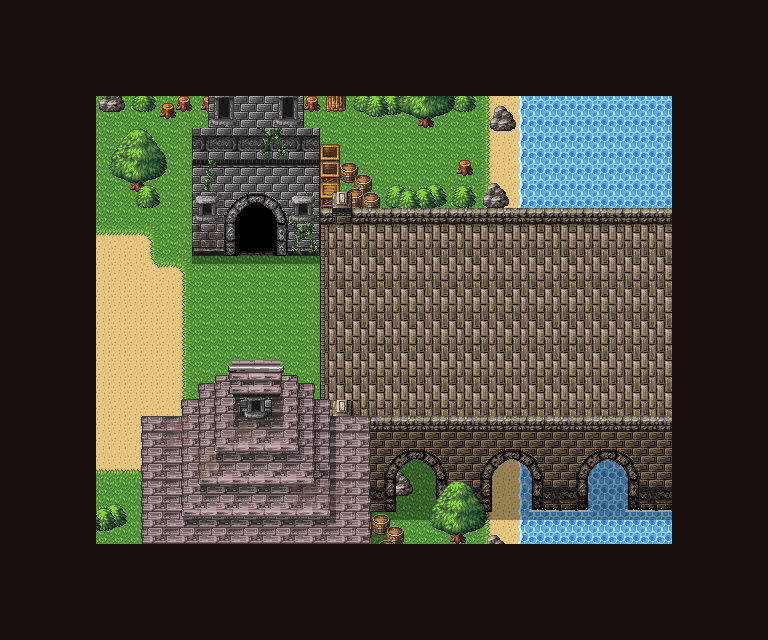

This game map was drawn from its Tiled (.tmx) file and the tilesets committed beside it. A one-line description and the trimmed map source follow:
An orthogonal 24x20 tile map with 32x32 px tiles, 11 tile layers (ground, shadow, objects-5, objects-4, ...), 2 tilesets.

<map version="1.10" tiledversion="1.10.1" orientation="orthogonal" renderorder="right-down" width="24" height="20" tilewidth="32" tileheight="32" infinite="0" nextlayerid="14" nextobjectid="1">
 <tileset firstgid="1" source="../6_tsx/6_maptip.tsx" />
 <tileset firstgid="901" source="../6_tsx/17_maptip.tsx" />
 <layer id="1" name="ground" width="24" height="20">
  <data>[480 cells, 203 non-empty, 15 distinct tile ids]</data>
 </layer>
 <layer id="5" name="shadow" width="24" height="20">
  <data>[480 cells, 40 non-empty, 5 distinct tile ids]</data>
 </layer>
 <layer id="11" name="objects-5" width="24" height="20">
  <data>[480 cells, 25 non-empty, 15 distinct tile ids]</data>
 </layer>
 <layer id="6" name="objects-4" width="24" height="20">
  <data>[480 cells, 12 non-empty, 11 distinct tile ids]</data>
 </layer>
 <layer id="4" name="buildings" width="24" height="20">
  <data>[480 cells, 142 non-empty, 55 distinct tile ids]</data>
 </layer>
 <layer id="12" name="objects-3" width="24" height="20">
  <data>[480 cells, 16 non-empty, 11 distinct tile ids]</data>
 </layer>
 <layer id="7" name="chara" width="24" height="20">
  <data>[480 cells, 0 non-empty, 0 distinct tile ids]</data>
 </layer>
 <layer id="10" name="leaves_objects-2" width="24" height="20">
  <data>[480 cells, 33 non-empty, 14 distinct tile ids]</data>
 </layer>
 <layer id="8" name="loof" width="24" height="20">
  <data>[480 cells, 84 non-empty, 83 distinct tile ids]</data>
 </layer>
 <layer id="9" name="objects-1" width="24" height="20">
  <data>[480 cells, 256 non-empty, 19 distinct tile ids]</data>
 </layer>
 <layer id="2" name="frame" width="24" height="20">
  <data>[480 cells, 228 non-empty, 1 distinct tile ids]</data>
 </layer>
</map>
